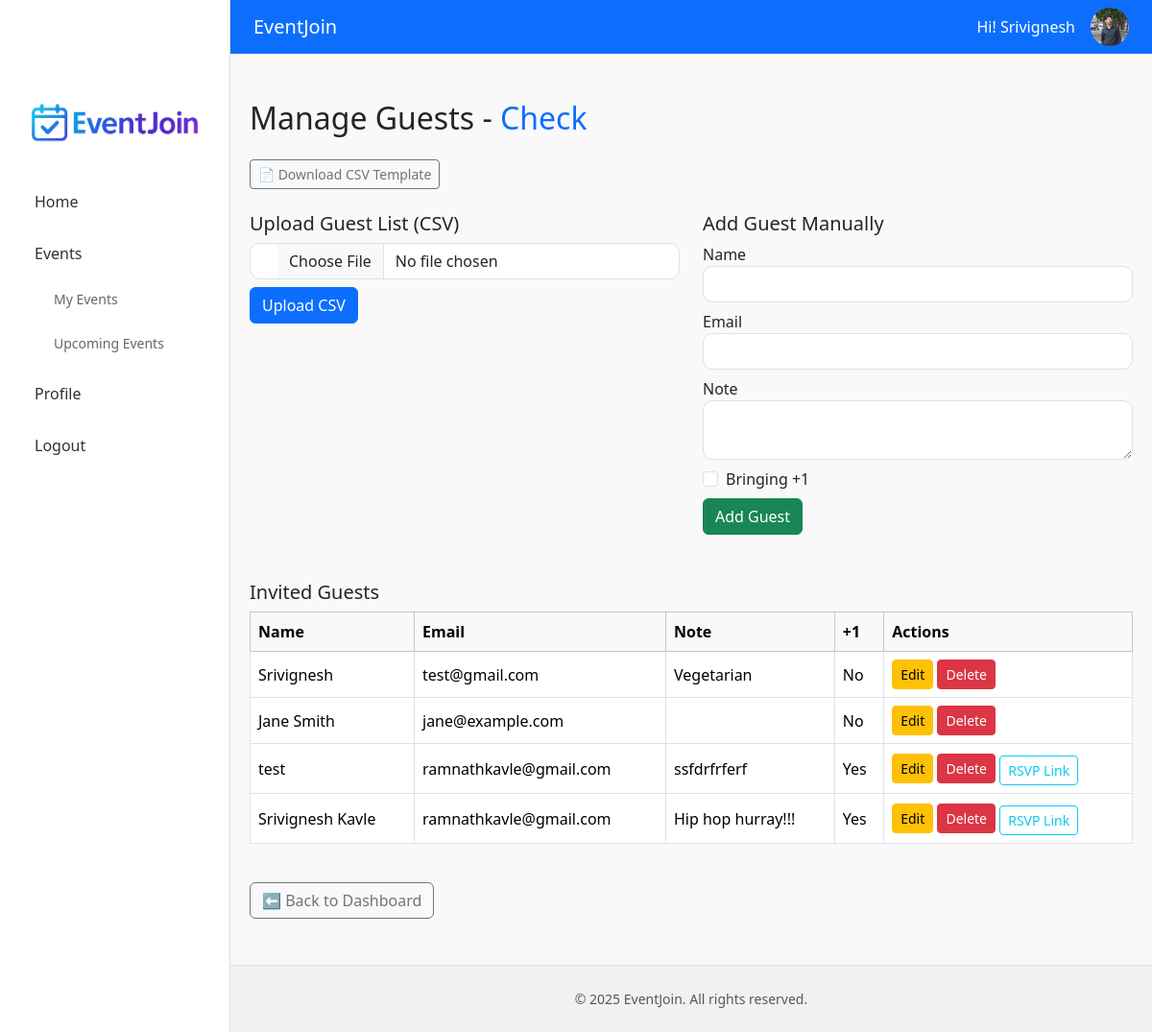
The page /requestor/manage_event.php?event_id=1 (signed in) on the database its author committed.
### tables this page shows
CREATE TABLE `users` (
  `id` int(11) NOT NULL,
  `first_name` varchar(100) DEFAULT NULL,
  `last_name` varchar(100) DEFAULT NULL,
  `name` varchar(100) NOT NULL,
  `email` varchar(100) NOT NULL,
  `phone` varchar(20) DEFAULT NULL,
  `address` text DEFAULT NULL,
  `city` varchar(100) DEFAULT NULL,
  `country` varchar(100) DEFAULT NULL,
  `bio` text DEFAULT NULL,
  `profile_pic` varchar(255) DEFAULT NULL,
  `password` varchar(255) NOT NULL,
  `role` enum('venue_manager','requestor','registered_user') NOT NULL
);

CREATE TABLE `events` (
  `id` int(11) NOT NULL,
  `title` varchar(150) NOT NULL,
  `description` text DEFAULT NULL,
  `event_date` date NOT NULL,
  `event_time` time NOT NULL,
  `hall_id` int(11) NOT NULL,
  `banner_image` varchar(255) DEFAULT NULL,
  `created_by` int(11) NOT NULL,
  `status` enum('pending','approved','rejected') DEFAULT 'pending',
  `rsvp_deadline` date DEFAULT NULL,
  `rsvp_limit` int(11) DEFAULT NULL,
  `created_at` timestamp NOT NULL DEFAULT current_timestamp(),
  `is_public` tinyint(1) DEFAULT 0,
  `delete_requested` tinyint(1) DEFAULT 0
);

CREATE TABLE `guests` (
  `id` int(11) NOT NULL,
  `name` varchar(100) NOT NULL,
  `email` varchar(100) DEFAULT NULL,
  `event_id` int(11) NOT NULL,
  `note` text DEFAULT NULL,
  `plus_one` tinyint(1) DEFAULT 0,
  `rsvp_token` varchar(64) DEFAULT NULL,
  `created_at` timestamp NOT NULL DEFAULT current_timestamp(),
  `rsvp_status` enum('yes','no') DEFAULT NULL,
  `rsvp_note` text DEFAULT NULL,
  `rsvp_at` timestamp NULL DEFAULT NULL
);

### requestor/manage_event.php (the view, shortened to what this page needs)
<?php
require_once '../config/conn.php';
include '../includes/header.php';
include '../includes/sidebar.php';
$user_id = $_SESSION['user_id'];
$event_id = $_GET['event_id'] ?? null;
$stmt = $pdo->prepare("SELECT * FROM events WHERE id = ? AND created_by = ? AND status = 'approved'");
$stmt->execute([$event_id, $user_id]);
$event = $stmt->fetch();
$stmt = $pdo->prepare("SELECT id, name, email, note, plus_one, rsvp_token FROM guests WHERE event_id = ?");
$stmt->execute([$event_id]);
$guests = $stmt->fetchAll();
?>
<div class="main-content container py-5">
    <h2 class="mb-4">Manage Guests - <span class="text-primary"><?= htmlspecialchars($event['title']) ?></span></h2>
    <div class="mb-4">
        <a href="download_template.php" class="btn btn-outline-secondary btn-sm">📄 Download CSV Template</a>
    </div>
    <div class="row g-4 mb-5">
        <div class="col-md-6">
            <h5>Upload Guest List (CSV)</h5>
            <form method="POST" enctype="multipart/form-data">
                <input type="file" name="guest_csv" class="form-control mb-2" accept=".csv" required>
                <button type="submit" name="upload_csv" class="btn btn-primary">Upload CSV</button>
            </form>
        </div>
        <div class="col-md-6">
            <h5>Add Guest Manually</h5>
            <form method="POST">
                <div class="mb-2">
                    <label>Name</label>
                    <input type="text" name="name" class="form-control" required>
                </div>
                <div class="mb-2">
                    <label>Email</label>
                    <input type="email" name="email" class="form-control" required>
                </div>
                <div class="mb-2">
                    <label>Note</label>
                    <textarea name="note" class="form-control"></textarea>
                </div>
                <div class="form-check mb-2">
                    <input class="form-check-input" type="checkbox" name="plus_one" id="plus_one">
                    <label class="form-check-label" for="plus_one">Bringing +1</label>
                </div>
                <button type="submit" name="add_guest" class="btn btn-success">Add Guest</button>
            </form>
        </div>
    </div>
    <h5>Invited Guests</h5>
    <?php if (count($guests) > 0): ?>
        <div class="table-responsive">
            <table class="table table-bordered table-hover align-middle">
                <thead class="table-light">
                    <tr>
                        <th>Name</th>
                        <th>Email</th>
                        <th>Note</th>
                        <th>+1</th>
                        <th>Actions</th>
                    </tr>
                </thead>
                <tbody>
                    <?php foreach ($guests as $g): ?>
                        <tr>
                            <td><?= htmlspecialchars($g['name']) ?></td>
                            <td><?= htmlspecialchars($g['email']) ?></td>
                            <td><?= htmlspecialchars($g['note']) ?></td>
                            <td><?= $g['plus_one'] ? 'Yes' : 'No' ?></td>
                            <td>
                                <a href="edit_guest.php?event_id=<?= $event_id ?>&guest_id=<?= $g['id'] ?>" class="btn btn-sm btn-warning">Edit</a>
                                <a href="delete_guest.php?event_id=<?= $event_id ?>&guest_id=<?= $g['id'] ?>" class="btn btn-sm btn-danger" onclick="return confirm('Are you sure?')">Delete</a>
                                <?php if (!empty($g['rsvp_token'])): ?>
                                    <a href="../guest/confirm_rsvp.php?token=<?= $g['rsvp_token'] ?>" target="_blank" class="btn btn-sm btn-outline-info mt-1">RSVP Link</a>
                                <?php endif; ?>
                            </td>
                        </tr>
                    <?php endforeach; ?>
                </tbody>
            </table>
        </div>
    <?php else: ?>
        <p class="text-muted">No guests added yet.</p>
    <?php endif; ?>
    <a href="../dashboard.php" class="btn btn-outline-secondary mt-4">⬅ Back to Dashboard</a>
</div>
<?php include '../includes/footer.php'; ?>

### includes/header.php (shortened to what this page needs)
<?php
require_once $_SERVER['DOCUMENT_ROOT'] . '/capstone/config/conn.php';
?>
<!DOCTYPE html>
<html lang="en">
<head>
    <link rel="stylesheet" href="https://cdn.jsdelivr.net/npm/bootstrap@5.3.3/dist/css/bootstrap.min.css">
    <link rel="stylesheet" href="/capstone/assets/css/style.css">
</head>
<body class="d-flex flex-column min-vh-100">
<nav class="navbar navbar-expand-lg navbar-dark bg-primary px-4">
    <a class="navbar-brand" href="index.php">EventJoin</a>
    <div class="ms-auto d-flex align-items-center gap-3">
        <?php if (isset($_SESSION['user_id'])): ?>
            <?php
                $stmt = $pdo->prepare("SELECT first_name, profile_pic FROM users WHERE id = ?");
                $stmt->execute([$_SESSION['user_id']]);
                $userData = $stmt->fetch();
                $profilePic = $userData['profile_pic'] ?? '';
                $profilePicPath = '/capstone/assets/images/profile_pic/' . $profilePic;
                $defaultPic = '/capstone/assets/images/avatar.png';
                $absolutePath = $_SERVER['DOCUMENT_ROOT'] . '/capstone/assets/images/profile_pic/' . $profilePic;
                $finalPic = (!empty($profilePic) && file_exists($absolutePath)) ? $profilePicPath : $defaultPic;
                $displayName = $userData['first_name'] ?? 'User';
            ?>
            <span class="text-white">Hi! <?= htmlspecialchars($displayName) ?></span>
            <img src="<?= htmlspecialchars($finalPic) ?>" alt="Avatar" class="rounded-circle" style="width: 40px; height: 40px;">
        <?php else: ?>
            <a href="/capstone/login.php" class="btn btn-light btn-sm">Login</a>
        <?php endif; ?>
    </div>
</nav>

### assets/css/style.css (style rules this page uses)
body { display: flex; flex-direction: column; min-height: 100vh; margin-left: 240px; }
.main-content { flex: 1; padding: 20px; background: #f9f9f9; }
.form-control { border-radius: 10px; padding-left: 40px; }

### rows shown on the page
users: first_name "Srivignesh", profile_pic (picture)
events: title "Check"
guests: name "Srivignesh", email "test@gmail.com", note "Vegetarian", plus_one "No"
guests: name "Jane Smith", email "jane@example.com", plus_one "No"
guests: name "test", email "ramnathkavle@gmail.com", note "ssfdrfrferf", plus_one "Yes"
guests: name "Srivignesh Kavle", email "ramnathkavle@gmail.com", note "Hip hop hurray!!!", plus_one "Yes"
